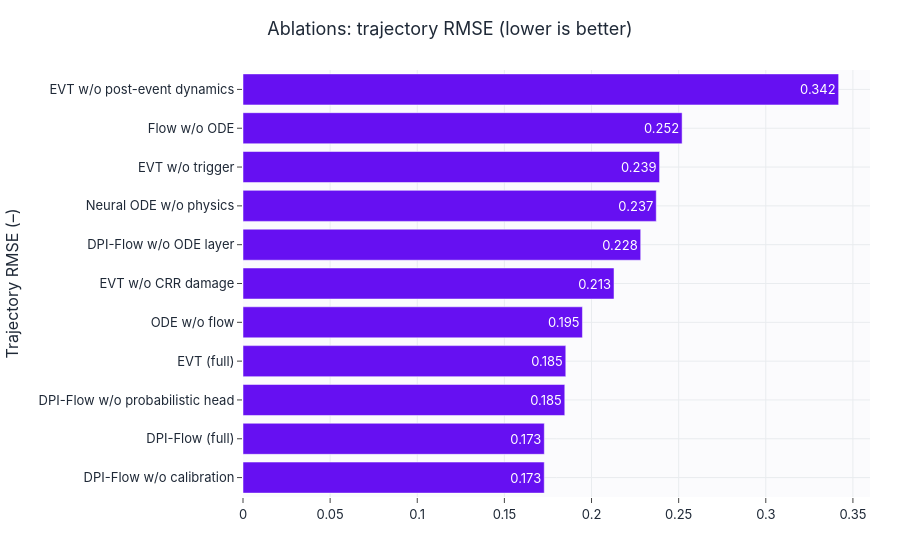

Write notebook code for a chart like this one.
### Markdown cell above
## Component ablations

### Code cell
sub = min(config.ablation_subset, 2400)
atrain = subsample_split(benchmark["train"], int(sub * 0.7), config.seed)
aval = subsample_split(benchmark["val"], int(sub * 0.15), config.seed + 1)
atest = subsample_split(benchmark["test"], int(sub * 0.15), config.seed + 2)
sd, pdim, qd = static_dim, prefix_dim, seq_dim = (benchmark["train"]["static"].shape[1],
    benchmark["train"]["prefix_summary"].shape[1], benchmark["train"]["seq_in"].shape[-1])
mcr, sl, pl = config.max_cycle_reference, config.seq_len, config.prefix_len
ablation_specs = [
    ("DPI-Flow (full)", DPIFlow(sd, pdim, sl, pl, mcr, calibration_steps=2, use_analytical_layer=True)),
    ("DPI-Flow w/o calibration", DPIFlow(sd, pdim, sl, pl, mcr, calibration_steps=0, use_analytical_layer=True)),
    ("DPI-Flow w/o probabilistic head", DPIFlow(sd, pdim, sl, pl, mcr, probabilistic=False, calibration_steps=2)),
    ("DPI-Flow w/o ODE layer", DPIFlow(sd, pdim, sl, pl, mcr, calibration_steps=0, use_analytical_layer=False)),
    # --- покомпонентные абляции (изоляция вклада ODE / flow / физики) ---
    ("ODE w/o flow", DPIFlow(sd, pdim, sl, pl, mcr, calibration_steps=2, use_analytical_layer=True, use_flow=False)),
    ("Flow w/o ODE", FlowNoODE(sd, pdim, sl)),
    ("Neural ODE w/o physics", NeuralODENoPhysics(sd, qd)),
    ("EVT (full)", EVTNeuralSSM(sd, pdim, qd, sl, pl, mcr)),
    ("EVT w/o trigger", EVTNeuralSSM(sd, pdim, qd, sl, pl, mcr, use_trigger_head=False)),
    ("EVT w/o post-event dynamics", EVTNeuralSSM(sd, pdim, qd, sl, pl, mcr, structured_post_event=False)),
    ("EVT w/o CRR damage", EVTNeuralSSM(sd, pdim, qd, sl, pl, mcr, use_crr_damage=False)),
]
ablation_rows = [run_quick_experiment(n, m, atrain, aval, atest, epochs=config.ablation_epochs,
                                      config=config, device=device) for n, m in ablation_specs]
ablation_df = pd.DataFrame(ablation_rows).sort_values("Traj_RMSE")
display(english_metric_table(ablation_df)[["Model", "Trajectory RMSE", "AUROC", "Brier"]].round(4))
bar(ablation_df["model"], ablation_df["Traj_RMSE"], title="Ablations: trajectory RMSE (lower is better)",
    ylabel="Trajectory RMSE (–)", color="#6610f2", horizontal=True,
    save=SAVE_FIGS, fig_id="3_2_ablations_rmse").show()

### Figure 1 — Plotly figure (JSON) as saved in the notebook; plotly's stock layout.template omitted (floating-point values rounded to 4 significant figures)
{"data": [{"marker": {"color": "#6610f2"}, "orientation": "h", "text": ["0.173", "0.173", "0.185", "0.185", "0.195", "0.213", "0.228", "0.237", "0.239", "0.252", "0.342"], "textposition": "auto", "type": "bar", "x": [0.1729, 0.1729, 0.1847, 0.1852, 0.1948, 0.2129, 0.2282, 0.2372, 0.239, 0.252, 0.3418], "y": ["DPI-Flow w/o calibration", "DPI-Flow (full)", "DPI-Flow w/o probabilistic head", "EVT (full)", "ODE w/o flow", "EVT w/o CRR damage", "DPI-Flow w/o ODE layer", "Neural ODE w/o physics", "EVT w/o trigger", "Flow w/o ODE", "EVT w/o post-event dynamics"]}], "layout": {"title": {"text": "Ablations: trajectory RMSE (lower is better)"}, "xaxis": {"title": {"text": ""}}, "yaxis": {"title": {"text": "Trajectory RMSE (–)"}}}}
